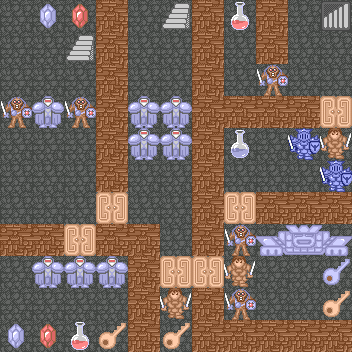

This is a level from a 2D game, rendered from its Tiled map with the project's own tilesets. A one-line summary and the map file follow, with tile-layer data summarised:
An orthogonal 11x11 tile map with 32x32 px tiles, 6 tile layers (floor, prop, enemy, NPC, ...), 5 tilesets.

<map version="1.0" orientation="orthogonal" renderorder="right-down" width="11" height="11" tilewidth="32" tileheight="32" nextobjectid="1">
 <tileset firstgid="1" name="terrain" tilewidth="32" tileheight="32">
  <image source="terrain.png" width="128" height="128" />
 </tileset>
 <tileset firstgid="17" name="enemy" tilewidth="32" tileheight="32">
  <image source="enemy.png" width="128" height="2048" />
 </tileset>
 <tileset firstgid="273" name="door" tilewidth="32" tileheight="32">
  <image source="door.png" width="128" height="256" />
 </tileset>
 <tileset firstgid="305" name="item" tilewidth="32" tileheight="32">
  <image source="item.png" width="128" height="512" />
 </tileset>
 <tileset firstgid="369" name="npc" tilewidth="32" tileheight="32">
  <image source="npc.png" width="128" height="288" />
 </tileset>
 <layer name="floor" width="11" height="11">
  <data>[121 cells, 121 non-empty, 1 distinct tile ids]</data>
 </layer>
 <layer name="prop" width="11" height="11">
  <data>[121 cells, 11 non-empty, 6 distinct tile ids]</data>
 </layer>
 <layer name="enemy" width="11" height="11">
  <data>[121 cells, 18 non-empty, 4 distinct tile ids]</data>
 </layer>
 <layer name="NPC" width="11" height="11">
  <data>[121 cells, 3 non-empty, 3 distinct tile ids]</data>
 </layer>
 <layer name="door" width="11" height="11">
  <data>[121 cells, 9 non-empty, 3 distinct tile ids]</data>
 </layer>
 <layer name="wall" width="11" height="11">
  <data>[121 cells, 35 non-empty, 1 distinct tile ids]</data>
 </layer>
</map>
